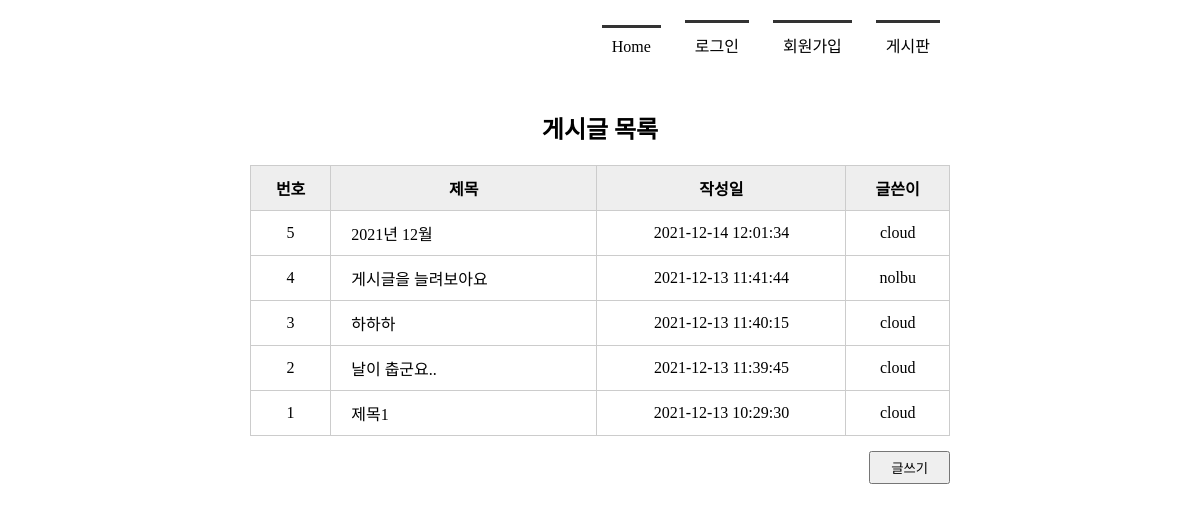
The app's page /boardlist/, older data.
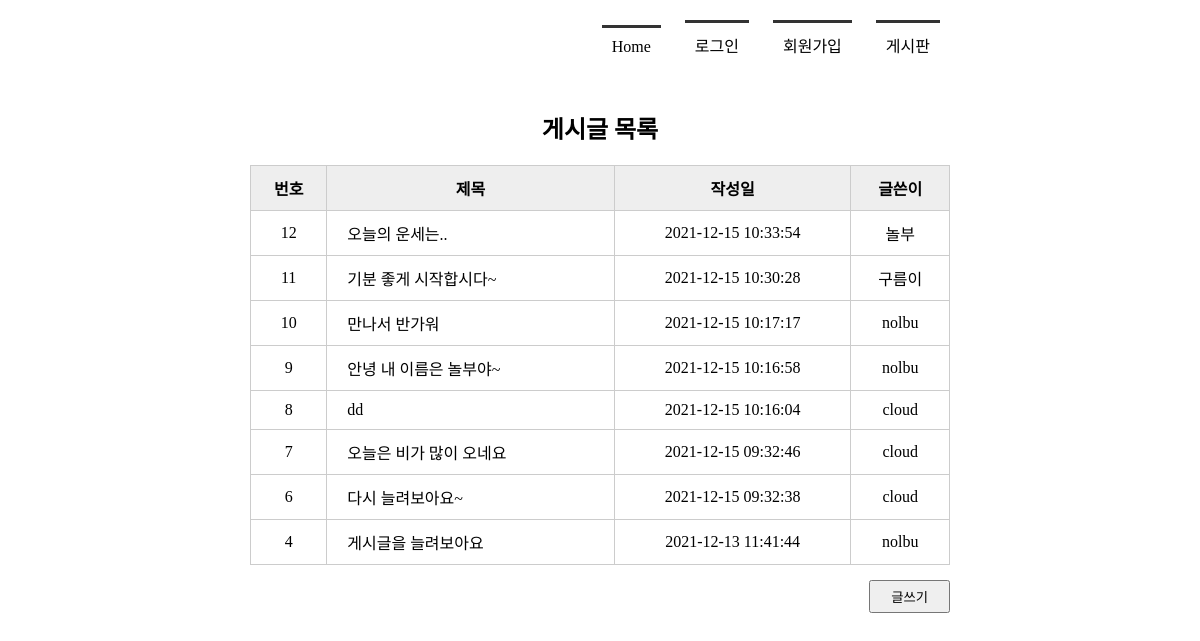
The same page, newer data.
### tables this page shows
CREATE TABLE board(
        bno         INTEGER     PRIMARY KEY     AUTOINCREMENT,
        title       TEXT        NOT NULL,
        content     TEXT        NOT NULL,
        create_date TIMESTAMP DATE DEFAULT(datetime('now', 'localtime')),
        mid         CHAR(5)     NOT NULL,
        FOREIGN KEY (mid) REFERENCES member(mid)
        );

### app.py (the view)
@app.route('/boardlist/')
def boardlist():
    conn = getconn()
    cur = conn.cursor()
    sql = "SELECT * FROM board ORDER BY bno DESC"       #게시글을 내림차순으로 정렬
    cur.execute(sql)
    rs = cur.fetchall()
    conn.close()
    return render_template('boardlist.html', rs = rs)

### app.py (called while the page is built)
def getconn():
    conn = sqlite3.connect('./memberdb.db')
    return conn

### templates/boardlist.html (shortened to what this page needs)
<!DOCTYPE html>
<html lang="ko">
<head>
    <link rel="stylesheet" href="{{ url_for('static', filename='css/style.css') }}">
</head>
<body>
    <div id ="container">
        {% include 'navbar.html' %}
        <section>
            <h1>게시글 목록</h1>
            <table class="tbl_bo_list">
                <tr>
                    <th>번호</th>
                    <th>제목</th>
                    <th>작성일</th>
                    <th>글쓴이</th>
                </tr>
                {% for i in rs %}
                <tr>
                    <td>{{ i[0] }}</td>
                    <td><a href = "{{ url_for('board_view', bno=i[0] ) }}">{{ i[1] }}</a></td>
                    <td>{{ i[3] }}</td>
                    <td>{{ i[4] }}</td>
                </tr>
                {% endfor %}
            </table>
            <div class ="btn_write">
                <input type="button" value ="글쓰기" onclick="goWrite()" >
            </div>
        </section>
    </div>
</body>
</html>

### templates/navbar.html
<header>
    <nav>
        <ul>
            {% if session %}
            <li><a href = "{{ url_for('index') }}">Home</a></li>
            <li><a href = "{{ url_for('logout') }}">{{ session['userName'] }}님 로그아웃</a></li>
            <li><a href = "{{ url_for('memberlist') }}">회원목록</a></li>
            <li><a href = "{{ url_for('boardlist') }}">게시판</a></li>
            {% else %}
            <li><a href = "{{ url_for('index') }}">Home</a></li>
            <li><a href = "{{ url_for('login') }}">로그인</a></li>
            <li><a href = "{{ url_for('register') }}">회원가입</a></li>
            <li><a href = "{{ url_for('boardlist') }}">게시판</a></li>
            {% endif %}
        </ul>
    </nav>
</header>

### static/css/style.css (style rules this page uses)
* { margin: 0; padding:0; }
#container { width: 1000px; margin: 10px auto; }
header { height: 100px; }
nav ul { list-style:none; text-align: right; margin-right: 150px; }
nav ul li { display: inline-block; padding: 10px; margin: 10px; border-top: 3px solid #333; padding-top:10px; }
nav ul li a { text-decoration: none; color: black }
section { text-align: center; }
section table { width : 600px; border-collapse: collapse; }
section h1 { margin-bottom: 20px; }
section table, th, td { border: 1px solid #ccc; margin: 0 auto; padding: 10px; }
section table th { background-color: #eee }
section table a { color: black }
section .tbl_bo_list { width: 700px; margin: 0 auto; }
section .tbl_bo_list tr td:nth-child(2) { text-align: left; padding-left: 20px }
section .tbl_bo_list a { text-decoration:none; color: #000; }
section .btn_write { text-align: right; margin: 15px 150px; }
section .btn_write input { padding: 5px 20px; }

Row changes from the older to the newer data that the page shows:
removed board: bno "5", title "2021년 12월", create_date "2021-12-14 12:01:34", mid "cloud"
removed board: bno "3", title "하하하", create_date "2021-12-13 11:40:15", mid "cloud"
removed board: bno "2", title "날이 춥군요..", create_date "2021-12-13 11:39:45", mid "cloud"
removed board: bno "1", title "제목1", create_date "2021-12-13 10:29:30", mid "cloud"
added board: bno "12", title "오늘의 운세는..", create_date "2021-12-15 10:33:54", mid "놀부"
added board: bno "11", title "기분 좋게 시작합시다~", create_date "2021-12-15 10:30:28", mid "구름이"
added board: bno "10", title "만나서 반가워", create_date "2021-12-15 10:17:17", mid "nolbu"
added board: bno "9", title "안녕 내 이름은 놀부야~", create_date "2021-12-15 10:16:58", mid "nolbu"
added board: bno "8", title "dd", create_date "2021-12-15 10:16:04", mid "cloud"
added board: bno "7", title "오늘은 비가 많이 오네요", create_date "2021-12-15 09:32:46", mid "cloud"
added board: bno "6", title "다시 늘려보아요~", create_date "2021-12-15 09:32:38", mid "cloud"
